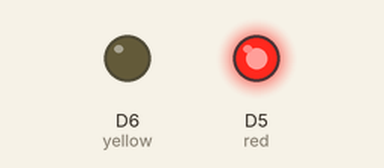
This sketch was run on a simulated ESP8266 (NodeMCU). Parts: output pins drawn as LEDs (lit = HIGH).

Above: at 0.3 s.
At 1.0 s:
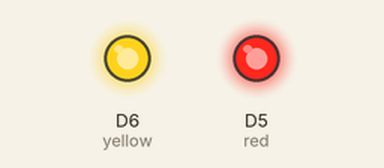
At 4.6 s:
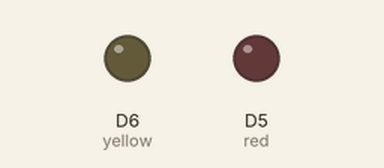
Timing chart, 0 to 6.0 s (numbered marks = the images above):
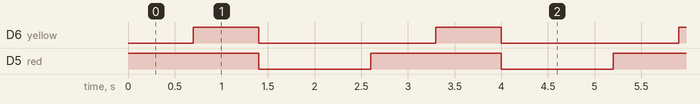

Measured:
- by itself, D6 (yellow): alternates HIGH for 0.70 s and LOW for 1.9 s
- by itself, D5 (red): alternates HIGH for 1.4 s and LOW for 1.2 s
- by itself, everything shown: repeats every 2.6 s, in 3 steps

The sketch:

workshop_1.ino
```cpp
const int red = D5;     // LED ดวงสีแดง
const int yellow = D6;  // LED ดวงสีเหลือง


void setup() {
  // กำหนดขา LED เป็น OUTPUT เพื่อให้สามารถจ่ายไฟได้
  pinMode(red, OUTPUT);
  pinMode(yellow, OUTPUT);

}

void loop() {
  // ไฟดวงที่ 1 ติด
  digitalWrite(red, HIGH);  // เปิด LED ดวงสีแดง
  delay(700);               // หน่วงเวลา 700 ms -> 0.7 วินาที

  // ไฟดวงที่ 2 ติด
  digitalWrite(yellow, HIGH); // เปิด LED ดวงสีเหลือง
  delay(700);                 // หน่วงเวลา 700 ms -> 0.7 วินาที


  // ดับไฟทั้งหมด
  digitalWrite(red, LOW);     // ปิด LED ดวงสีแดง
  digitalWrite(yellow, LOW);  // ปิด LED ดวงสีเหลือง

  delay(1200);                // หน่วงเวลา 1200 ms -> 1.2 วินาที
}
```
